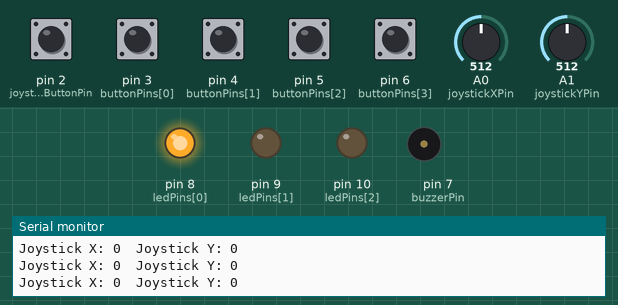
Bench run of a sketch on a simulated Arduino Leonardo, built with avr-gcc and run on an emulated ATmega32U4. On the bench: output pins drawn as LEDs (lit = HIGH), buzzer (waves = sounding, pin HIGH), the last lines printed to the serial monitor. The test bench sets the inputs (shaded band); at power-on: pin 2 (joystickButtonPin), pin 3 (buttonPins[0]), pin 4 (buttonPins[1]), pin 5 (buttonPins[2]), pin 6 (buttonPins[3]) HIGH, A0 (joystickXPin) = 512, A1 (joystickYPin) = 512.

Above: at 1.3 s.
1.4 s: pin 2 (joystickButtonPin) pulled LOW for 1 s
At 1.6 s:
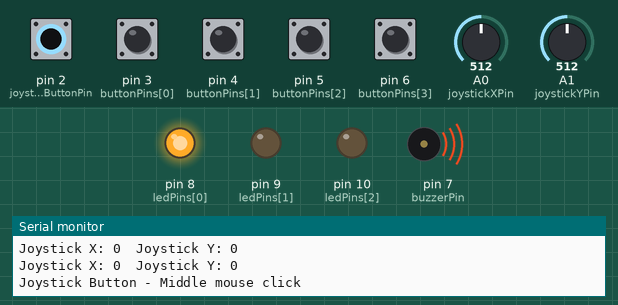
3.9 s: pin 3 (buttonPins[0]) pulled LOW for 0.6 s
At 5.4 s:
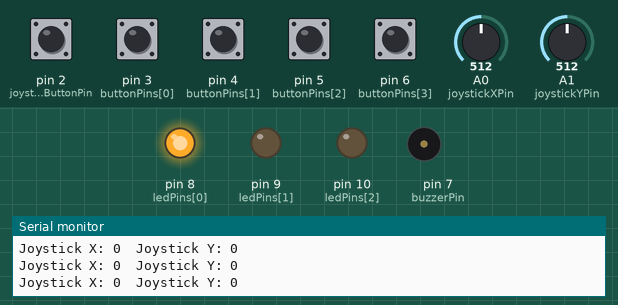
6.0 s: pin 4 (buttonPins[1]) pulled LOW for 0.6 s
At 7.2 s:
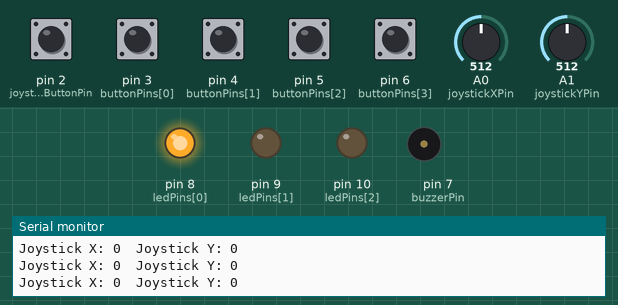
8.1 s: pin 5 (buttonPins[2]) pulled LOW for 0.6 s
At 9.1 s:
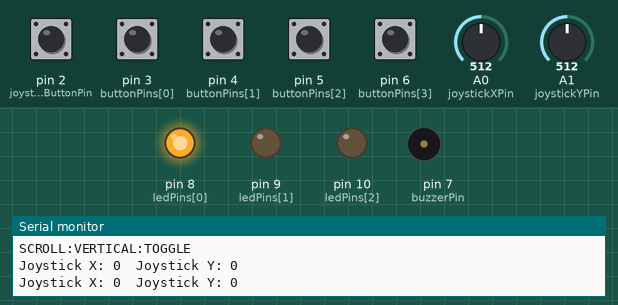
10.2 s: pin 6 (buttonPins[3]) pulled LOW for 0.6 s
At 10.9 s:
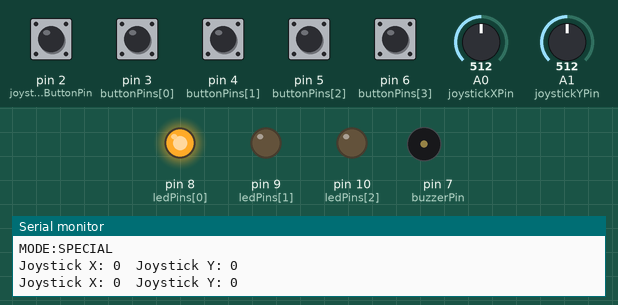
Timing chart, 0 to 13.2 s (numbered marks = the images above; inputs shaded):
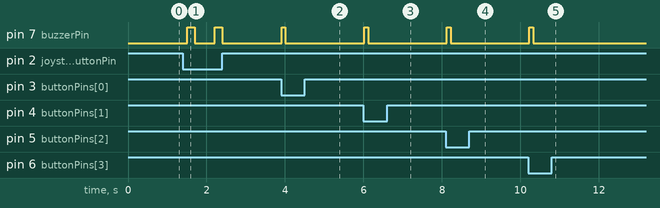

Measured:
- after the input at 1.4 s, pin 7 (buzzerPin): alternates HIGH for 0.20 s and LOW for 0.50 s, 4 changes in all, then stays LOW, starting after 0.11 s
- after the input at 3.9 s, pin 7 (buzzerPin): LOW → HIGH at once, → LOW 0.10 s later
- after the input at 6.0 s, pin 7 (buzzerPin): LOW → HIGH at once, → LOW 0.10 s later
- after the input at 8.1 s, pin 7 (buzzerPin): LOW → HIGH at once, → LOW 0.10 s later
- after the input at 10.2 s, pin 7 (buzzerPin): LOW → HIGH at once, → LOW 0.10 s later

The sketch:

Multi_function_Mouse_.ino
```cpp
#include <Joystick.h>

// Pin declarations
const int buttonPins[] = {3, 4, 5, 6};
const int buzzerPin = 7;
const int ledPins[] = {8, 9, 10}; // LEDs for mode indication

// Pin declarations for joystick module
const int joystickXPin = A0; // X-direction movement input
const int joystickYPin = A1; // Y-direction movement input
const int joystickButtonPin = 2; // Joystick button press

// Mode status
enum Mode {NORMAL, SPECIAL, SPECIAL_SQUARED};
Mode currentMode = NORMAL;

// Timing variables for debouncing
unsigned long lastDebounceTime[4] = {0, 0, 0, 0};
const unsigned long debounceDelay = 50; // 50 ms debounce delay
bool buttonStates[4] = {false, false, false, false}; // Track current button states

void setup() {
  Serial.begin(115200);

  for (int i = 0; i < 4; i++) {
    pinMode(buttonPins[i], INPUT_PULLUP);
  }

  for (int i = 0; i < 3; i++) {
    pinMode(ledPins[i], OUTPUT);
  }

  pinMode(buzzerPin, OUTPUT);

  // Initialize joystick pins
  pinMode(joystickXPin, INPUT);
  pinMode(joystickYPin, INPUT);
  pinMode(joystickButtonPin, INPUT_PULLUP);
  digitalWrite(8, HIGH); // Red
}

void loop() {
  // Read button states and send corresponding signals over serial
  for (int i = 0; i < 4; i++) {
    int currentButtonState = digitalRead(buttonPins[i]);
    if (currentButtonState == LOW && !buttonStates[i]) { // Button pressed and state not yet recorded
      if (millis() - lastDebounceTime[i] > debounceDelay) {
        buttonStates[i] = true;
        handleButtonPress(i);
        // Serial.print("B");
        // Serial.println(i + 1);
        digitalWrite(buzzerPin, HIGH);
        delay(100); // Brief delay for the buzzer
        digitalWrite(buzzerPin, LOW);
        lastDebounceTime[i] = millis(); // Reset debounce timer
      }
    }
    else if (currentButtonState == HIGH) {
      buttonStates[i] = false; // Reset state when button is released
    }
  }

  // Read joystick button press
  if (digitalRead(joystickButtonPin) == LOW) {
    handleJoystickButtonPress();
    printFunction(4);
    digitalWrite(buzzerPin, HIGH);
    delay(200);
    digitalWrite(buzzerPin, LOW);
  }

  // Read Joystick movements and translate into mouse actions
  handleJoystickMovement();

  digitalWrite(7, LOW);
}


void handleJoystickMovement() {
  // Read joystick values
  int joyX = analogRead(joystickXPin);
  int joyY = analogRead(joystickYPin);

  // Map joystick values (0-1023) to mouse movements (-127 to 127)
  // Process joystick movement
  int mappedX = map(joyX, 0, 1023, -127, 127);
  int mappedY = map(joyY, 0, 1023, -127, 127);

  // Debugging for joystick movements
  Serial.print("Joystick X: ");
  Serial.print(mappedX);
  Serial.print("\tJoystick Y: ");
  Serial.println(mappedY);
  delay(500); // Delay between prints
}

void handleButtonPress(int buttonIndex) {
  printFunction(buttonIndex);
  switch (currentMode) {
    case NORMAL:
      if (buttonIndex == 0) {
        Serial.println("B1_DOWN"); // Left click
      }
      else if (buttonIndex == 1) {
        Serial.println("B2_DOWN"); // Right click
      }
      else if (buttonIndex == 2) {
        Serial.println("SCROLL:VERTICAL:TOGGLE");
      }
      else if (buttonIndex == 3) {
        Serial.println("MODE:SPECIAL");
        if (currentMode == SPECIAL) {
          changeMode(SPECIAL);
        }
      }
    break;

    case SPECIAL:
      if (buttonIndex == 0) {
        Serial.println("B1_DOUBLECLICK");
      }
      else if (buttonIndex == 1) {
        Serial.println("PAGE:BACK");
      }
      else if (buttonIndex == 2) {
        Serial.println("AUTO:START");
      }
      else if (buttonIndex == 3) {
        Serial.println("MODE:SPECIAL_SQUARED");
        changeMode(SPECIAL_SQUARED);
      }
    break;

    case SPECIAL_SQUARED:
      if (buttonIndex == 0) {
        Serial.println("PAGE:FORWARD");
      }
      else if (buttonIndex == 1) {
        Serial.println("AUTO:SPEED:INCREASE");
      }
      else if (buttonIndex == 2) {
        Serial.println("AUTO:STOP");
      }
      else if (buttonIndex == 3) {
        Serial.println("SCROLL:HORIZONTAL:TOGGLE");
      }
    break;
  }

  // Indicate which button was pressed for debugging
  /*Serial.print("Button ");
  Serial.print(buttonIndex + 1);
  Serial.println(" pressed");*/
}

void handleJoystickButtonPress() {
  if (currentMode == SPECIAL) {
    changeMode(NORMAL); // Exit "Special" mode to "Normal"
  }
  else if (currentMode == SPECIAL_SQUARED) {
    changeMode(SPECIAL); // Exit "Special squared" mode to "Special"
  }
}

void changeMode(Mode newMode) {
  // Prevent turning on multiple modes at the same time
  if (currentMode != newMode) {
    currentMode = newMode;
    updateLEDs();
    Serial.print("Mode changed to: ");
    switch (newMode) {
      case NORMAL:
        Serial.println("Normal");
      break;
      case SPECIAL:
        Serial.println("Special");
      break;
      case SPECIAL_SQUARED:
        Serial.println("Special squared");
      break;
    }
  }
}

void updateLEDs() {
  // Turn off all LEDs initially
  for (int i = 0; i < 3; i++) {
    digitalWrite(ledPins[i], LOW);
  }

  // Turn on the LED corresponding to the current mode
  switch (currentMode) {
    case NORMAL:
      digitalWrite(ledPins[0], HIGH); // Red LED
    break;
    case SPECIAL:
      digitalWrite(ledPins[1], HIGH); // Blue LED
    break;
    case SPECIAL_SQUARED:
      digitalWrite(ledPins[2], HIGH); // Yellow LED
    break;
  }
}

void printFunction(int buttonIndex) {
  switch (buttonIndex) {
    case 0: // Button 1
      switch (currentMode) {
        case NORMAL:
          Serial.println("Button 1 - Left click");
        break;
        case SPECIAL:
          Serial.println("Button 1 - Double left click");
        break;
        case SPECIAL_SQUARED:
          Serial.println("Button 1 - Go forwards a page");
        break;
      }
      break;
    case 1: // Button 2
      switch (currentMode) {
        case NORMAL:
          Serial.println("Button 2 - Right click");
        break;
        case SPECIAL:
          Serial.println("Button 2 - Go back a page");
        break;
        case SPECIAL_SQUARED:
          Serial.println("Button 2 - Change speed of autoclicker");
        break;
      }
      break;
    case 2: // Button 3
      switch (currentMode) {
        case NORMAL:
          Serial.println("Button 3 - HOLD to scroll vertically");
        break;
        case SPECIAL:
          Serial.println("Button 3 - Begin autoclicker");
        break;
        case SPECIAL_SQUARED:
          Serial.println("Button 3 - Stop autoclicker");
        break;
      }
      break;
    case 3: // Button 4
      switch (currentMode) {
        case NORMAL:
          Serial.println("Button 4 - \"Special\" mode");
        break;
        case SPECIAL:
          Serial.println("Button 4 - \"Special squared\" mode");
        break;
        case SPECIAL_SQUARED:
          Serial.println("Button 4 - HOLD to scroll horizontally");
        break;
      }
      break;
    case 4: // Joystick button
      switch (currentMode) {
        case NORMAL:
          Serial.println("Joystick Button - Middle mouse click");
        break;
        case SPECIAL:
          Serial.println("Joystick Button - Return to normal mode");
        break;
        case SPECIAL_SQUARED:
          Serial.println("Joystick Button - Return to \"special\" mode");
        break;
      }
      break;
  }
}
```
